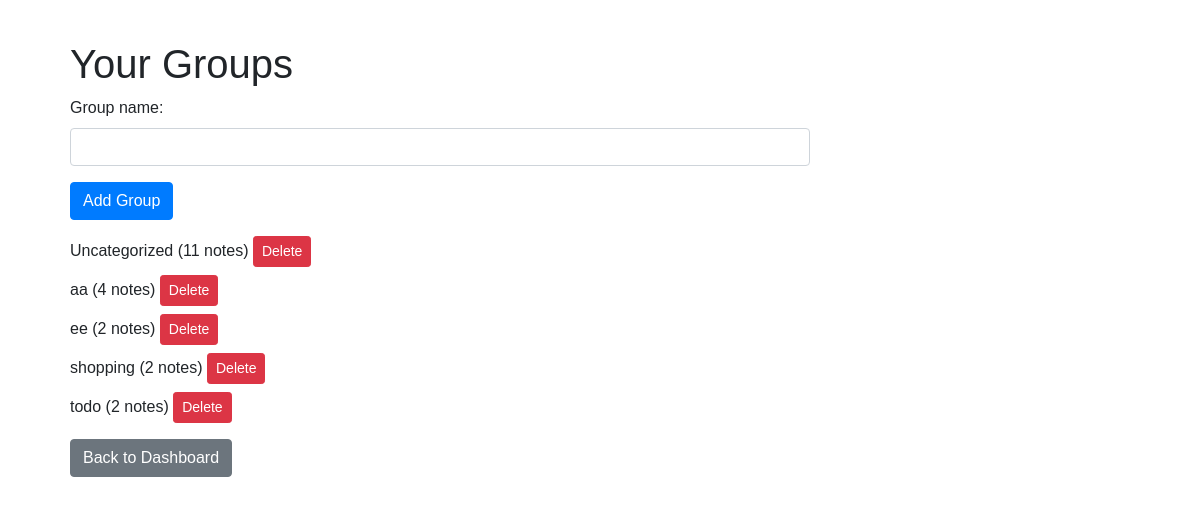
The app's page /groups (signed in) with its own data.
### app.py (models this page shows)
class Group(db.Model):
    __tablename__ = 'groups'
    id = db.Column(db.Integer, primary_key=True)
    name = db.Column(db.String(100), nullable=False)
    user_id = db.Column(db.Integer, db.ForeignKey('users.id'), nullable=False)
    notes = db.relationship('Note', backref='group', lazy=True)

### app.py (the view, shortened to what this page needs)
@app.route('/groups', methods=['GET', 'POST'])
@login_required
def groups():
    if isinstance(current_user, User):
        user_id = current_user.id
        members = current_user.members
    else:
        user_id = current_user.user.id
        members = Member.query.filter_by(user_id=user_id).all()
    member_user_ids = [member.user_id for member in members]
    visible_user_ids = [user_id] + member_user_ids
    groups = Group.query.filter(Group.user_id.in_(visible_user_ids)).order_by(Group.name.asc()).all()
    uncategorized_group = None
    for group in groups:
        if group.name == "Uncategorized":
            uncategorized_group = group
            break
    if not uncategorized_group:
        uncategorized_group = Group(name="Uncategorized", user_id=user_id)
        db.session.add(uncategorized_group)
        db.session.commit()
        groups.append(uncategorized_group)
    return render_template('groups.html', groups=groups)

### app.py (called while the page is built)
@login_manager.user_loader
def load_user(user_id):
    if user_id.startswith("member_"):
        member_id = int(user_id.split("_")[1])
        return Member.query.get(member_id)
    else:
        return User.query.get(int(user_id))

### templates/groups.html (shortened to what this page needs)
{% extends 'base.html' %}
{% block content %}
<div class="container">
    <h1>Your Groups</h1>
    <form method="post" action="{{ url_for('groups') }}" class="mb-3">
        <div class="form-group">
            <label for="group_name">Group name:</label>
            <input type="text" name="group_name" class="form-control" required>
        </div>
        <input type="submit" value="Add Group" class="btn btn-primary">
    </form>
    <ul class="list-unstyled">
        {% for group in groups %}
            <li class="mb-2">{{ group.name }}
                {% if group.notes %}
                    ({{ group.notes|length }} notes)
                {% endif %}
                {% if current_user.role == 'admin' %}
                    <button class="btn btn-danger btn-sm" data-toggle="modal" data-target="#confirm-delete-{{ group.id }}">Delete</button>
                {% endif %}
            </li>
        {% endfor %}
    </ul>
    <a href="{{ url_for('dashboard') }}" class="btn btn-secondary">Back to Dashboard</a>
</div>
{% endblock %}

### static/styles.css (style rules this page uses)
body { font-family: Arial, sans-serif; max-width: 800px; margin: 40px; }
form { margin-bottom: 2em; }

### records on screen
Group: name "Uncategorized", notes|length "11"
Group: name "aa", notes|length "4"
Group: name "ee", notes|length "2"
Group: name "shopping", notes|length "2"
Group: name "todo", notes|length "2"
